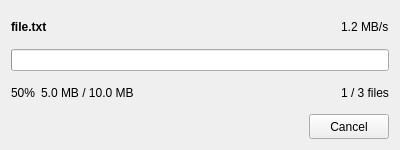
<?xml version="1.0" encoding="UTF-8"?>
<ui version="4.0">
 <class>TransferProgressWidget</class>
 <widget class="QWidget" name="TransferProgressWidget">
  <property name="geometry">
   <rect>
    <x>0</x>
    <y>0</y>
    <width>400</width>
    <height>150</height>
   </rect>
  </property>
  <layout class="QVBoxLayout" name="verticalLayout">
   <item>
    <layout class="QHBoxLayout" name="horizontalLayoutHeader">
     <item>
      <widget class="QLabel" name="labelCurrentFile">
       <property name="text">
        <string>file.txt</string>
       </property>
       <property name="font">
        <font>
         <weight>75</weight>
         <bold>true</bold>
        </font>
       </property>
      </widget>
     </item>
      <item>
       <spacer name="horizontalSpacer">
        <property name="orientation">
         <enum>Qt::Horizontal</enum>
        </property>
        <property name="sizeHint" stdset="0">
         <size>
          <width>40</width>
          <height>20</height>
         </size>
        </property>
       </spacer>
      </item>
     <item>
      <widget class="QLabel" name="labelSpeed">
       <property name="text">
        <string>1.2 MB/s</string>
       </property>
      </widget>
     </item>
    </layout>
   </item>
   <item>
    <widget class="QProgressBar" name="progressBar">
     <property name="value">
      <number>0</number>
     </property>
     <property name="textVisible">
      <bool>false</bool>
     </property>
    </widget>
   </item>
   <item>
    <layout class="QHBoxLayout" name="horizontalLayoutInfo">
     <item>
      <widget class="QLabel" name="labelPercent">
       <property name="text">
        <string>50%</string>
       </property>
      </widget>
     </item>
     <item>
      <widget class="QLabel" name="labelBytes">
       <property name="text">
        <string>5.0 MB / 10.0 MB</string>
       </property>
      </widget>
     </item>
      <item>
       <spacer name="horizontalSpacer_2">
        <property name="orientation">
         <enum>Qt::Horizontal</enum>
        </property>
        <property name="sizeHint" stdset="0">
         <size>
          <width>40</width>
          <height>20</height>
         </size>
        </property>
       </spacer>
      </item>
      <item>
       <widget class="QLabel" name="labelFileProgress">
       <property name="text">
        <string>1 / 3 files</string>
       </property>
      </widget>
     </item>
    </layout>
   </item>
   <item>
    <layout class="QHBoxLayout" name="horizontalLayoutFooter">
     <item>
      <widget class="QLabel" name="labelStatus">
       <property name="text">
        <string/>
       </property>
      </widget>
     </item>
      <item>
       <spacer name="horizontalSpacer_3">
        <property name="orientation">
         <enum>Qt::Horizontal</enum>
        </property>
        <property name="sizeHint" stdset="0">
         <size>
          <width>40</width>
          <height>20</height>
         </size>
        </property>
       </spacer>
      </item>
     <item>
      <widget class="QPushButton" name="buttonCancel">
       <property name="text">
        <string>Cancel</string>
       </property>
       <property name="minimumSize">
        <size>
         <width>80</width>
         <height>25</height>
        </size>
       </property>
      </widget>
     </item>
    </layout>
   </item>
  </layout>
 </widget>
 <resources/>
 <connections/>
</ui>
